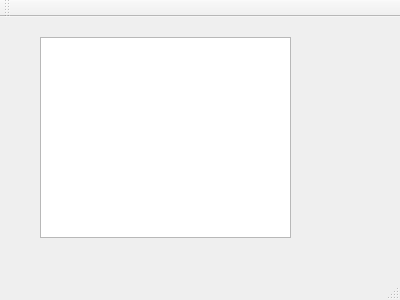
<?xml version="1.0" encoding="UTF-8"?>
<ui version="4.0">
 <class>MyServer</class>
 <widget class="QMainWindow" name="MyServer">
  <property name="geometry">
   <rect>
    <x>0</x>
    <y>0</y>
    <width>400</width>
    <height>300</height>
   </rect>
  </property>
  <property name="windowTitle">
   <string>MyServer</string>
  </property>
  <widget class="QWidget" name="centralWidget">
   <widget class="QTextEdit" name="textEdit">
    <property name="geometry">
     <rect>
      <x>40</x>
      <y>20</y>
      <width>251</width>
      <height>201</height>
     </rect>
    </property>
   </widget>
  </widget>
  <widget class="QMenuBar" name="menuBar">
   <property name="geometry">
    <rect>
     <x>0</x>
     <y>0</y>
     <width>400</width>
     <height>21</height>
    </rect>
   </property>
  </widget>
  <widget class="QToolBar" name="mainToolBar">
   <attribute name="toolBarArea">
    <enum>TopToolBarArea</enum>
   </attribute>
   <attribute name="toolBarBreak">
    <bool>false</bool>
   </attribute>
  </widget>
  <widget class="QStatusBar" name="statusBar"/>
 </widget>
 <layoutdefault spacing="6" margin="11"/>
 <resources/>
 <connections/>
</ui>
